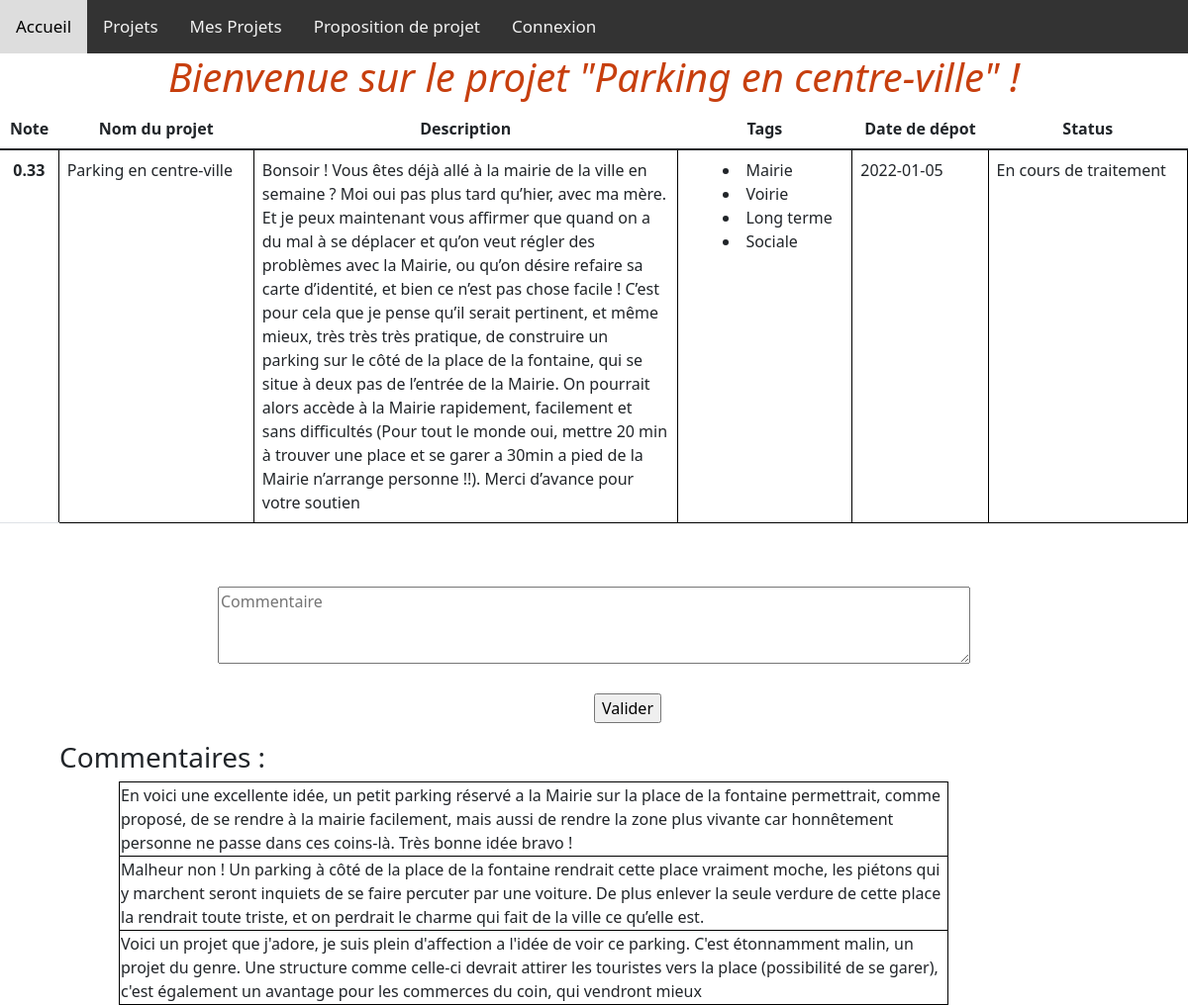
Page /projet/4 (signed in) on the committed database.
### tables this page shows
CREATE TABLE projet
(
  projet_id INTEGER PRIMARY KEY NOT NULL,
  nom VARCHAR(100) NOT NULL,
  description VARCHAR(100000) NOT NULL,
  tag_1 INTEGER,
  tag_2 INTEGER,
  tag_3 INTEGER,
  tag_4 INTEGER,
  tag_5 INTEGER,
  createur_id INTEGER NOT NULL,
  date_de_debut DATE NOT NULL,
  statut INTEGER NOT NULL,
  note_id INTEGER,
  FOREIGN KEY (note_id) REFERENCES note(note_id),
  FOREIGN KEY (tag_1) REFERENCES tag(tag_id), 
  FOREIGN KEY (tag_2) REFERENCES tag(tag_id),
  FOREIGN KEY (tag_3) REFERENCES tag(tag_id),
  FOREIGN KEY (tag_4) REFERENCES tag(tag_id),
  FOREIGN KEY (tag_5) REFERENCES tag(tag_id),  
  FOREIGN KEY (createur_id) REFERENCES utilisateur(utilisateur_id)
);

CREATE TABLE note
(
  note_id INTEGER NOT NULL PRIMARY KEY,
  valeur REAL NOT NULL
);

CREATE TABLE tag
(
  tag_id INTEGER NOT NULL PRIMARY KEY,
  nom VARCHAR(100) NOT NULL
);

CREATE TABLE vote
(
  vote_id INTEGER NOT NULL PRIMARY KEY,
  projet_id INTEGER NOT NULL,
  votant_id INTEGER NOT NULL,
  commentaire VARCHAR(10000) NOT NULL,
  note_id INTEGER,
  FOREIGN KEY (note_id) REFERENCES note(note_id),
  FOREIGN KEY (projet_id) REFERENCES projet(projet_id),
  FOREIGN KEY (votant_id) REFERENCES utilisateur(utilisateur_id)
);

### app.py (the view)
@app.route("/projet/<f>")
def projet_1(f): #f est l'identifiant du projet qui apparait dans l'url
    if not session.get("id"): #vérifie que le visiteur est connecté
            return redirect("/connexion")
    db = get_db()
    c = db.cursor()
    projet = c.execute("SELECT * FROM projet WHERE projet_id =" + str(f)).fetchall()
    if projet == []:
       return redirect("/error/9")
    commentaires = c.execute("SELECT commentaire,vote_id,votant_id FROM vote WHERE projet_id = " + str(f)).fetchall()
    tag = []
    nom_projet = projet[0][1]
    note = c.execute("SELECT valeur FROM note n JOIN projet p ON n.note_id = p.note_id WHERE projet_id = " + str(f)).fetchall()
    note = note[0][0]
    if projet[0][10] == 0: # définit si un projet à été traité par la mairie
        statut = "En cours de traitement"
    else:
        statut = "Votre projet a été étudié par la mairie"
    for k in range (3,8):
        pas = projet[0][k]
        if pas != None:
            t = c.execute("SELECT tag.nom FROM tag JOIN projet ON tag.tag_id =" + str(pas) + " where tag.tag_id is not null").fetchall()
            tag.append(t[0][0])
    c.execute("SELECT COUNT(*) FROM VOTE WHERE projet_id = "+str(f) + " AND votant_id = "+str(session["id"]))
    dv = c.fetchall()
    if dv[0][0] == 0: #vérifie si l'utilisateur à déjà voté et si oui alors il ne peut plus voter
        return render_template("projet.html",projet = projet, nom = session["nom"], prenom = session["prenom"],id_connexion = session["id"], tags=tag, commentaires = commentaires, nom_projet = nom_projet, note = note, statut = statut, dv = 0)
    else:
        return render_template("projet.html",projet = projet, nom = session["nom"], prenom = session["prenom"],id_connexion = session["id"], tags=tag, commentaires = commentaires, nom_projet = nom_projet, note = note, statut = statut, dv = 1)

### app.py (called while the page is built)
def get_db():
    db = getattr(g, '_database', None)
    if db is None:
        db = g._database = sqlite3.connect(DATABASE)
    return db

@app.teardown_appcontext
def close_connection(exception):
    db = getattr(g, '_database', None)
    if db is not None:
        db.close()

### templates/projet.html (shortened to what this page needs)
{% extends "layout.html" %}
{% block body %}
    <h1>Bienvenue sur le projet "{{ nom_projet }}" !</h1>
    <table class="table">
        <thead>
            <tr>
                <th scope="col">Note</th>
                <th scope="col">Nom du projet</th>
                <th scope="col">Description</th>
                <th scope="col">Tags</th>
                <th scope="col">Date de dépot</th>
                <th scope="col">Status</th>
            </tr>
        </thead>
        <tbody>
            <tr>
                <th scope="row">{{ note }}</th>
                <td>
                    {{projet[0][1]}}
                </td>
                <td class="header">
                    {{projet[0][2]}}
                </td>
                <td>
                    {% for t in tags %}
                        <li>
                            {{t}}
                        </li>
                    {% endfor %}
                </td>
                <td>
                    {{projet[0][9]}}
                </td>
                <td>
                    {{statut}}
                </td>
            </tr>
        </tbody>
    </table>
    {% if dv == 0 %}
    <br/><br>
    <form action="/comment" method="POST">
        <textarea class="commentaire" autocomplete="off" autofocus placeholder="Commentaire" name="com" type="text" maxlength="1000" cols="80" rows="3"></textarea>
        <br/><br>
        <input type="submit" value="Valider">
    </form>
    <br/><br>
    {% else %}
    <h1>Vous avez déjà voté ! Mais vous pouvez retrouver les autres commentaires ici :</h1>
    {% endif %}
    <h3>Commentaires : </h3>
    <table class="table_com">
        {% for i in commentaires %}
            <tr>
                <td class="commentaire">
                    {{i[0]}}
                </td>
                <th>
                </th>
            </tr>
            {% endfor %}
    </table>
{% endblock %}

### rows in the picture
projet: nom "Parking en centre-ville", description "Bonsoir ! Vous êtes déjà allé à la mairie de la ville en semaine ? Moi oui pas plus tard qu’hier, avec ma mère. Et je peux maintenant vous affirmer que quand on a du mal à se déplacer et qu’on veut régler des problèmes avec la Mairie, ou qu’on désire refaire sa carte d’identité, et bien ce n’est pas chose facile ! C’est pour cela que je pense qu’il serait pertinent, et même mieux, très très très pratique, de construire un parking sur le côté de la place de la fontaine, qui se situe à deux pas de l’entrée de la Mairie. On pourrait alors accède à la Mairie rapidement, facilement et sans difficultés (Pour tout le monde oui, mettre 20 min à trouver une place et se garer a 30min a pied de la…", date_de_debut "2022-01-05"
note: valeur "0.33"
tag: nom "Mairie"
tag: nom "Voirie"
tag: nom "Long terme"
tag: nom "Sociale"
vote: commentaire "En voici une excellente idée, un petit parking réservé a la Mairie sur la place de la fontaine permettrait, comme proposé, de se rendre à la mairie facilement, mais aussi de rendre la zone plus vivante car honnêtement personne ne passe dans ces coins-là. Très bonne idée bravo !"
vote: commentaire "Malheur non ! Un parking à côté de la place de la fontaine rendrait cette place vraiment moche, les piétons qui y marchent seront inquiets de se faire percuter par une voiture. De plus enlever la seule verdure de cette place la rendrait toute triste, et on perdrait le charme qui fait de la ville ce qu’elle est."
vote: commentaire "Voici un projet que j'adore, je suis plein d'affection a l'idée de voir ce parking. C'est étonnamment malin, un projet du genre. Une structure comme celle-ci devrait attirer les touristes vers la place (possibilité de se garer), c'est également un avantage pour les commerces du coin, qui vendront mieux"

### other values in the picture
{{ statut }} "En cours de traitement"
